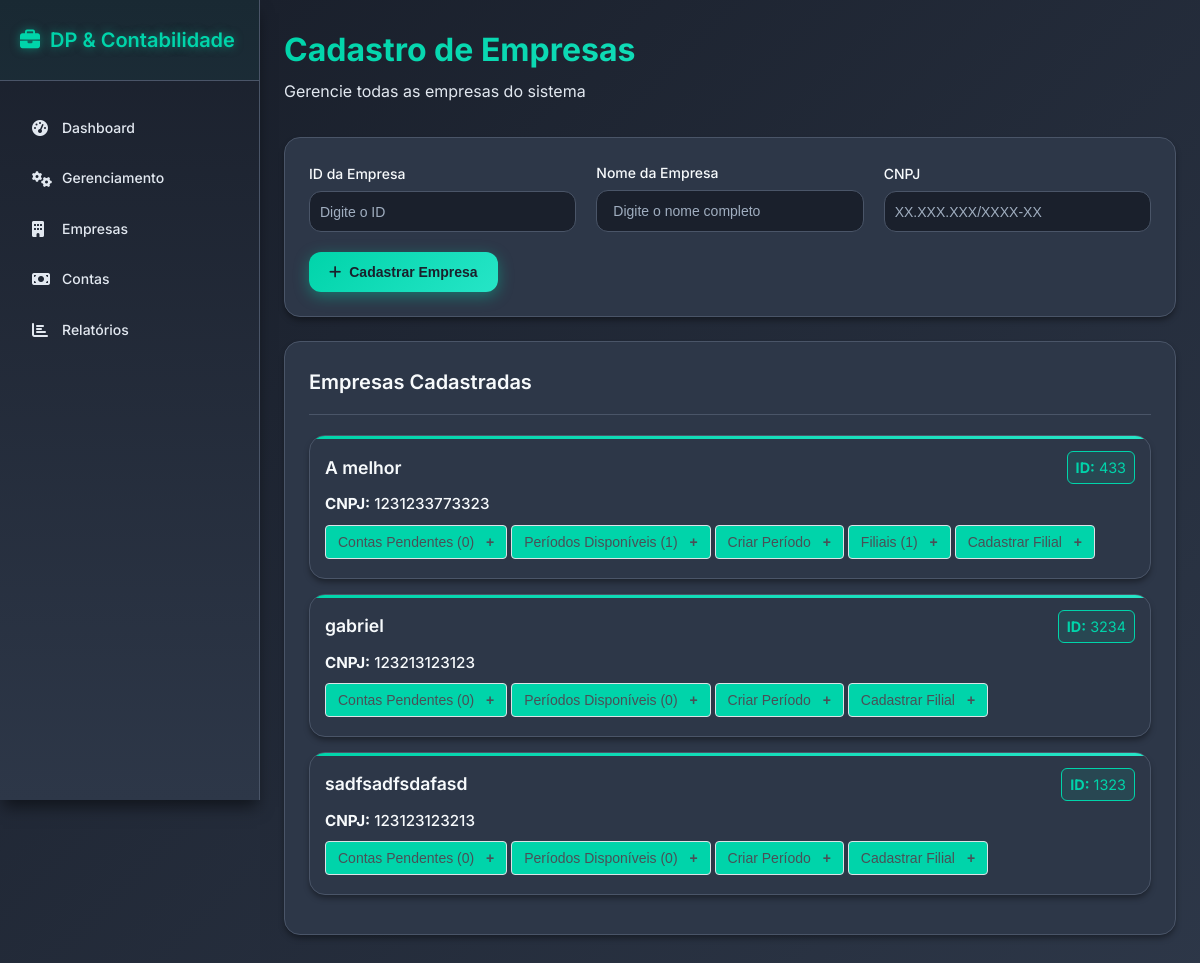
Page /empresas on the committed database.
### tables this page shows
CREATE TABLE empresas (
    id INTEGER PRIMARY KEY AUTOINCREMENT,
    empresa_id INT NOT NULL UNIQUE,
    empresa_nome VARCHAR(100) NOT NULL UNIQUE,
    empresa_cnpj VARCHAR(100) NOT NULL UNIQUE
);

### routes/empresas.py (the view)
@empresas_bp.route("/empresas", methods=["GET"])
def return_page():
        empresas = Empresa.retornar_empresas()
        return render_template("empresas.html", empresas=empresas)

### utils/db_comands.py (called while the page is built)
def execute_command(command, value=None):
    conn = sqlite3.connect(CAMINHO_DB)
    conn.row_factory = sqlite3.Row
    cursor = conn.cursor()
    if value is None:
        cursor.execute(command)
    else:
        cursor.execute(command, value)
    conn.commit()
    if command.strip().upper().startswith("SELECT"):
        rows = cursor.fetchall()
        return [dict(row) for row in rows]
    else:
        return cursor.lastrowid

### templates/empresas.html (shortened to what this page needs)
{% extends "base.html" %}
{% block content %}
  <section id="empresas" class="tab-content active">
    <div class="page-header">
      <h1>Cadastro de Empresas</h1>
      <p>Gerencie todas as empresas do sistema</p>
    </div>
    <div class="content-card">
      <form action="{{ url_for('empresas.cadastrar_empresa') }}" id="empresaForm" class="form-grid" method="post">
        <div class="form-group">
          <label for="empresaId">ID da Empresa</label>
          <input style="height: 41px;" name="empresa_id"  type="number" id="empresaId" placeholder="Digite o ID" required>
        </div>
        <div class="form-group">
          <label for="empresaNome">Nome da Empresa</label>
          <input name="empresa_nome" type="text" id="empresaNome" placeholder="Digite o nome completo" required maxlength="50">
        </div>
        <div class="form-group">
          <label for="empresaCnpj">CNPJ</label>
          <input style="height: 41px;" name="empresa_cnpj" type="number" id="empresaCnpj" placeholder="XX.XXX.XXX/XXXX-XX" maxlength="14" minlength="14">
        </div>
        <div class="form-actions">
          <button type="submit" class="btn btn-primary">
            <i class="fas fa-plus"></i> Cadastrar Empresa
          </button>
        </div>
      </form>
    </div>
    <div class="content-card">
      <div class="card-header">
        <h3>Empresas Cadastradas</h3>
      </div>
      <ul id="empresaLista">
      {% for empresa in empresas %}
        <li class="empresa-item">
          <div class="empresa-header">
            <strong class="empresa-nome">{{ empresa.empresa_nome }}</strong>
            <span class="empresa-codigo"><strong>ID:</strong> {{ empresa.empresa_id }}</span>
          </div>
          <div class="empresa-details">
            <span class="empresa-cnpj"><strong>CNPJ:</strong> {{ empresa.empresa_cnpj }}</span>
          </div>
          <button type="button" class="btn btn-outline btn-descricao-toggle" onclick="toggleForm('contas-{{ empresa.id }}')">
            Contas Pendentes ({{ empresa.contas_pendentes|length }})
            <span id="toggle-icon-contas-{{ empresa.id }}">+</span>
          </button>
          <button type="button" class="btn btn-outline btn-descricao-toggle" onclick="toggleForm('periodos-disponiveis-{{ empresa.id }}')">
            Períodos Disponíveis ({{ empresa.periodos|length }})
            <span id="toggle-icon-periodos-disponiveis-{{ empresa.id }}">+</span>
          </button>
          <button type="button" class="btn btn-outline btn-descricao-toggle" onclick="toggleForm('periodo-{{ empresa.id }}')">
            Criar Período
            <span id="toggle-icon-periodo-{{ empresa.id }}">+</span>
          </button>
          {% if empresa.filiais and empresa.filiais|length > 0 %}
            <button type="button" class="btn btn-outline btn-descricao-toggle" onclick="toggleForm('filiais-{{ empresa.id }}')">
              Filiais ({{ empresa.filiais|length }})
              <span id="toggle-icon-filiais-{{ empresa.id }}">+</span>
            </button>
          {% endif %}
          <button type="button" class="btn btn-outline btn-descricao-toggle" onclick="toggleForm('form-filial-{{ empresa.id }}')">
            Cadastrar Filial
            <span id="toggle-icon-form-filial-{{ empresa.id }}">+</span>
          </button>
        </li>
      {% endfor %}
      </ul>
    </div>
  </section>
{% endblock %}

### rows in the picture
empresas: empresa_nome "A melhor", empresa_id "433", empresa_cnpj "1231233773323", contas_pendentes|length "0", periodos|length "1", filiais|length "1"
empresas: empresa_nome "gabriel", empresa_id "3234", empresa_cnpj "123213123123", contas_pendentes|length "0", periodos|length "0"
empresas: empresa_nome "sadfsadfsdafasd", empresa_id "1323", empresa_cnpj "123123123213", contas_pendentes|length "0", periodos|length "0"
